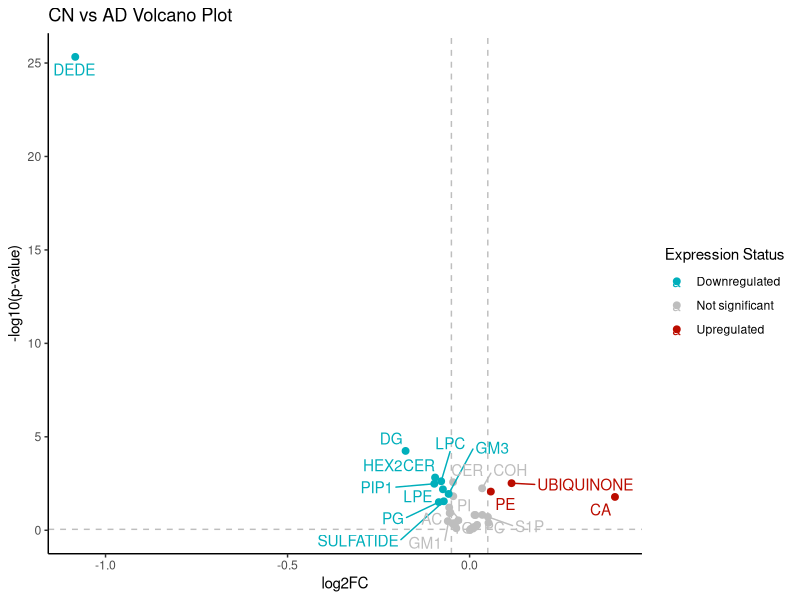

Write R code to recreate this figure.
library(tidyverse)
library(RColorBrewer)
library(ggrepel)

df_mci_ad_LS <- read.csv("Statistics/test/mci_ad_LS.csv")
df_cn_mci_LS <- read.csv("Statistics/test/cn_mci_LS.csv")
df_cn_ad_LS <- read.csv("Statistics/test/cn_ad_LS.csv")
df_mci_ad_LC <- read.csv("Statistics/test/mci_ad_LC.csv")
df_cn_mci_LC <- read.csv("Statistics/test/cn_mci_LC.csv")
df_cn_ad_LC <- read.csv("Statistics/test/cn_ad_LC.csv")


####### MCI vs AD for Lipid Species ################
df_mci_ad_LS$diffexpressed <- 'NO'
df_mci_ad_LS$diffexpressed[df_mci_ad_LS$log2FC > 0.05 & df_mci_ad_LS$p_value < 0.05] <- 'UP'
df_mci_ad_LS$diffexpressed[df_mci_ad_LS$log2FC < -0.05 & df_mci_ad_LS$p_value < 0.05] <- 'DOWN'

top20degs <- head(df_mci_ad_LS[order(df_mci_ad_LS$p_value), 'Feature'], 20)
df_mci_ad_LS$delabel <- ifelse(df_mci_ad_LS$Feature %in% top20degs, df_mci_ad_LS$Feature, NA)

p1 <- ggplot(data = df_mci_ad_LS, aes(x = log2FC, y = -log10(p_value), col = diffexpressed, label = delabel)) + 
    geom_vline(xintercept = c(-0.05, 0.05), col = 'gray', linetype = 'dashed') +
    geom_hline(yintercept = (0.05), col = 'gray', linetype = 'dashed') +
    geom_point(size = 2) +
    theme_classic() +
    scale_color_manual(
        values = c("#00AFBB", "grey", "#bb0c00"),
        labels = c("Downregulated", "Not significant", "Upregulated")) +
    labs(x = "log2FC",
         y = "-log10(p-value)",
         color = "Expression Status") +
    ggtitle('MCI vs AD Volcano Plot') +
    geom_text_repel(max.overlaps = Inf)

####### CN vs MCI for Lipid Species ################
df_cn_mci_LS$diffexpressed <- 'NO'
df_cn_mci_LS$diffexpressed[df_cn_mci_LS$log2FC > 0.05 & df_cn_mci_LS$p_value < 0.05] <- 'UP'
df_cn_mci_LS$diffexpressed[df_cn_mci_LS$log2FC < -0.05 & df_cn_mci_LS$p_value < 0.05] <- 'DOWN'

top20degs <- head(df_cn_mci_LS[order(df_cn_mci_LS$p_value), 'Feature'], 20)
df_cn_mci_LS$delabel <- ifelse(df_cn_mci_LS$Feature %in% top20degs, df_cn_mci_LS$Feature, NA)

p2 <- ggplot(data = df_cn_mci_LS, aes(x = log2FC, y = -log10(p_value), col = diffexpressed, label = delabel)) + 
    geom_vline(xintercept = c(-0.05, 0.05), col = 'gray', linetype = 'dashed') +
    geom_hline(yintercept = (0.05), col = 'gray', linetype = 'dashed') +
    geom_point(size = 2) +
    theme_classic() +
    scale_color_manual(
        values = c("#00AFBB", "grey", "#bb0c00"),
        labels = c("Downregulated", "Not significant", "Upregulated")) +
    labs(x = "log2FC",
         y = "-log10(p-value)",
         color = "Expression Status") +
    ggtitle('CN vs MCI Volcano Plot') +
    geom_text_repel(max.overlaps = Inf)

####### CN vs AD for Lipid Species ################

df_cn_ad_LS$diffexpressed <- 'NO'
df_cn_ad_LS$diffexpressed[df_cn_ad_LS$log2FC > 0.05 & df_cn_ad_LS$p_value < 0.05] <- 'UP'
df_cn_ad_LS$diffexpressed[df_cn_ad_LS$log2FC < -0.05 & df_cn_ad_LS$p_value < 0.05] <- 'DOWN'

top20degs <- head(df_cn_ad_LS[order(df_cn_ad_LS$p_value), 'Feature'], 20)
df_cn_ad_LS$delabel <- ifelse(df_cn_ad_LS$Feature %in% top20degs, df_cn_ad_LS$Feature, NA)

p3 <- ggplot(data = df_cn_ad_LS, aes(x = log2FC, y = -log10(p_value), col = diffexpressed, label = delabel)) + 
    geom_vline(xintercept = c(-0.05, 0.05), col = 'gray', linetype = 'dashed') +
    geom_hline(yintercept = (0.05), col = 'gray', linetype = 'dashed') +
    geom_point(size = 2) +
    theme_classic() +
    scale_color_manual(
        values = c("#00AFBB", "grey", "#bb0c00"),
        labels = c("Downregulated", "Not significant", "Upregulated")) +
    labs(x = "log2FC",
         y = "-log10(p-value)",
         color = "Expression Status") +
    ggtitle('CN vs AD Volcano Plot') +
    geom_text_repel(max.overlaps = Inf)


####### MCI vs AD for Lipid Classes ################
df_mci_ad_LC$diffexpressed <- 'NO'
df_mci_ad_LC$diffexpressed[df_mci_ad_LC$log2FC > 0.05 & df_mci_ad_LC$p_value < 0.05] <- 'UP'
df_mci_ad_LC$diffexpressed[df_mci_ad_LC$log2FC < -0.05 & df_mci_ad_LC$p_value < 0.05] <- 'DOWN'

top20degs <- head(df_mci_ad_LC[order(df_mci_ad_LC$p_value), 'Feature'], 20)
df_mci_ad_LC$delabel <- ifelse(df_mci_ad_LC$Feature %in% top20degs, df_mci_ad_LC$Feature, NA)

p4 <- ggplot(data = df_mci_ad_LC, aes(x = log2FC, y = -log10(p_value), col = diffexpressed, label = delabel)) + 
    geom_vline(xintercept = c(-0.05, 0.05), col = 'gray', linetype = 'dashed') +
    geom_hline(yintercept = (0.05), col = 'gray', linetype = 'dashed') +
    geom_point(size = 2) +
    theme_classic() +
    scale_color_manual(
        values = c("#00AFBB", "grey", "#bb0c00"),
        labels = c("Downregulated", "Not significant", "Upregulated")) +
    labs(x = "log2FC",
         y = "-log10(p-value)",
         color = "Expression Status") +
    ggtitle('MCI vs AD Volcano Plot') +
    geom_text_repel(max.overlaps = Inf)

####### CN vs MCI for Lipid Classes ################
df_cn_mci_LC$diffexpressed <- 'NO'
df_cn_mci_LC$diffexpressed[df_cn_mci_LC$log2FC > 0.05 & df_cn_mci_LC$p_value < 0.05] <- 'UP'
df_cn_mci_LC$diffexpressed[df_cn_mci_LC$log2FC < -0.05 & df_cn_mci_LC$p_value < 0.05] <- 'DOWN'

top20degs <- head(df_cn_mci_LC[order(df_cn_mci_LC$p_value), 'Feature'], 20)
df_cn_mci_LC$delabel <- ifelse(df_cn_mci_LC$Feature %in% top20degs, df_cn_mci_LC$Feature, NA)

p5 <- ggplot(data = df_cn_mci_LC, aes(x = log2FC, y = -log10(p_value), col = diffexpressed, label = delabel)) + 
    geom_vline(xintercept = c(-0.05, 0.05), col = 'gray', linetype = 'dashed') +
    geom_hline(yintercept = (0.05), col = 'gray', linetype = 'dashed') +
    geom_point(size = 2) +
    theme_classic() +
    scale_color_manual(
        values = c("#00AFBB", "grey", "#bb0c00"),
        labels = c("Downregulated", "Not significant", "Upregulated")) +
    labs(x = "log2FC",
         y = "-log10(p-value)",
         color = "Expression Status") +
    ggtitle('CN vs MCI Volcano Plot') +
    geom_text_repel(max.overlaps = Inf)

####### CN vs AD for Lipid Classes ################
df_cn_ad_LC$diffexpressed <- 'NO'
df_cn_ad_LC$diffexpressed[df_cn_ad_LC$log2FC > 0.05 & df_cn_ad_LC$p_value < 0.05] <- 'UP'
df_cn_ad_LC$diffexpressed[df_cn_ad_LC$log2FC < -0.05 & df_cn_ad_LC$p_value < 0.05] <- 'DOWN'

top20degs <- head(df_cn_ad_LC[order(df_cn_ad_LC$p_value), 'Feature'], 20)
df_cn_ad_LC$delabel <- ifelse(df_cn_ad_LC$Feature %in% top20degs, df_cn_ad_LC$Feature, NA)

p6 <- ggplot(data = df_cn_ad_LC, aes(x = log2FC, y = -log10(p_value), col = diffexpressed, label = delabel)) + 
    geom_vline(xintercept = c(-0.05, 0.05), col = 'gray', linetype = 'dashed') +
    geom_hline(yintercept = (0.05), col = 'gray', linetype = 'dashed') +
    geom_point(size = 2) +
    theme_classic() +
    scale_color_manual(
        values = c("#00AFBB", "grey", "#bb0c00"),
        labels = c("Downregulated", "Not significant", "Upregulated")) +
    labs(x = "log2FC",
         y = "-log10(p-value)",
         color = "Expression Status") +
    ggtitle('CN vs AD Volcano Plot') +
    geom_text_repel(max.overlaps = Inf)

#############################
print(p6)

